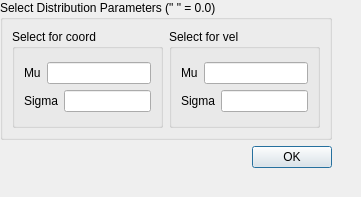
<?xml version="1.0" encoding="UTF-8"?>
<ui version="4.0">
 <class>NormalDistribWin</class>
 <widget class="QDialog" name="NormalDistribWin">
  <property name="geometry">
   <rect>
    <x>0</x>
    <y>0</y>
    <width>361</width>
    <height>197</height>
   </rect>
  </property>
  <property name="windowTitle">
   <string>Dialog</string>
  </property>
  <widget class="QWidget" name="">
   <property name="geometry">
    <rect>
     <x>0</x>
     <y>0</y>
     <width>332</width>
     <height>168</height>
    </rect>
   </property>
   <layout class="QGridLayout" name="gridLayout">
    <item row="0" column="0" colspan="2">
     <widget class="QGroupBox" name="groupBox_3">
      <property name="title">
       <string>Select Distribution Parameters (&quot; &quot; = 0.0)</string>
      </property>
      <layout class="QGridLayout" name="gridLayout_2">
       <item row="0" column="0">
        <widget class="QGroupBox" name="groupBox">
         <property name="title">
          <string>Select for coord </string>
         </property>
         <layout class="QGridLayout" name="gridLayout_4">
          <item row="0" column="0">
           <layout class="QVBoxLayout" name="verticalLayout_2">
            <item>
             <layout class="QHBoxLayout" name="horizontalLayout">
              <item>
               <widget class="QLabel" name="label">
                <property name="text">
                 <string>Mu</string>
                </property>
               </widget>
              </item>
              <item>
               <widget class="QLineEdit" name="coordMu"/>
              </item>
             </layout>
            </item>
            <item>
             <layout class="QHBoxLayout" name="horizontalLayout_2">
              <item>
               <widget class="QLabel" name="label_3">
                <property name="text">
                 <string>Sigma</string>
                </property>
               </widget>
              </item>
              <item>
               <widget class="QLineEdit" name="coordSigma"/>
              </item>
             </layout>
            </item>
           </layout>
          </item>
         </layout>
        </widget>
       </item>
       <item row="0" column="1" alignment="Qt::AlignRight">
        <widget class="QGroupBox" name="groupBox_2">
         <property name="title">
          <string>Select for vel</string>
         </property>
         <layout class="QGridLayout" name="gridLayout_3">
          <item row="0" column="0">
           <layout class="QVBoxLayout" name="verticalLayout">
            <item>
             <layout class="QHBoxLayout" name="horizontalLayout_3">
              <item>
               <widget class="QLabel" name="label_2">
                <property name="text">
                 <string>Mu</string>
                </property>
               </widget>
              </item>
              <item>
               <widget class="QLineEdit" name="velMu"/>
              </item>
             </layout>
            </item>
            <item>
             <layout class="QHBoxLayout" name="horizontalLayout_4">
              <item>
               <widget class="QLabel" name="label_4">
                <property name="text">
                 <string>Sigma</string>
                </property>
               </widget>
              </item>
              <item>
               <widget class="QLineEdit" name="velSigma"/>
              </item>
             </layout>
            </item>
           </layout>
          </item>
         </layout>
        </widget>
       </item>
      </layout>
     </widget>
    </item>
    <item row="1" column="0">
     <spacer name="horizontalSpacer">
      <property name="orientation">
       <enum>Qt::Horizontal</enum>
      </property>
      <property name="sizeHint" stdset="0">
       <size>
        <width>40</width>
        <height>20</height>
       </size>
      </property>
     </spacer>
    </item>
    <item row="1" column="1">
     <widget class="QPushButton" name="pushButton">
      <property name="text">
       <string>OK</string>
      </property>
     </widget>
    </item>
   </layout>
  </widget>
 </widget>
 <resources/>
 <connections/>
</ui>
